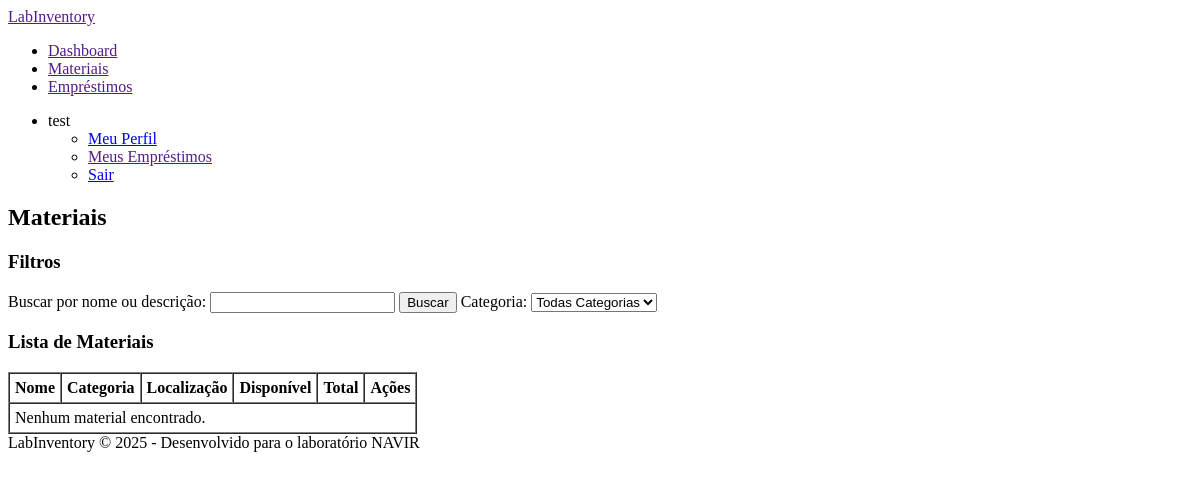
/materials/ (signed in), run on an earlier commit of the app's database.
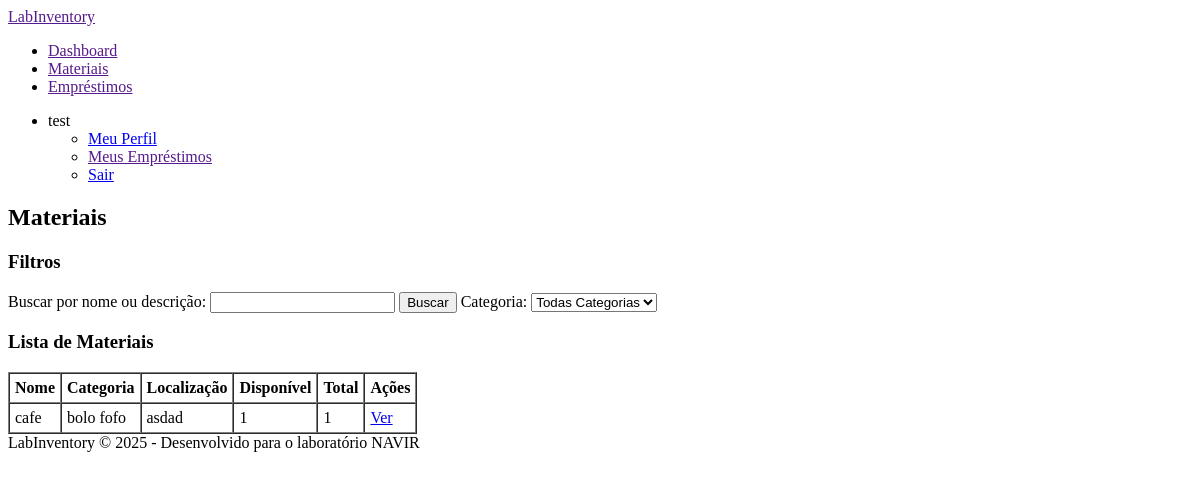
And on a later commit of the database.
### Inventory/models.py (models this page shows, shortened)
class Material(models.Model):
    name = models.CharField(max_length=200, verbose_name='Nome')
    description = models.TextField(blank=True, verbose_name='Descrição')
    total_quantity = models.PositiveIntegerField(verbose_name='Quantidade Total')
    available_quantity = models.PositiveIntegerField(verbose_name='Quantidade Disponível')
    location = models.CharField(max_length=100, verbose_name='Localização')
    category = models.ForeignKey(Category, on_delete=models.SET_NULL, null=True, verbose_name='Categoria')
    created_at = models.DateTimeField(auto_now_add=True, verbose_name='Data de Cadastro')
    updated_at = models.DateTimeField(auto_now=True, verbose_name='Última Atualização')
    class Meta:
        verbose_name = 'Material'
        verbose_name_plural = 'Materiais'

class Category(models.Model):
    name = models.CharField(max_length=100, verbose_name='Nome')
    description = models.TextField(blank=True, verbose_name='Descrição')
    class Meta:
        verbose_name = 'Categoria'
        verbose_name_plural = 'Categorias'

### Inventory/views.py (the view)
# urls.py: path('materials/', inventory_views.material_list, name='material_list'),
@login_required
def material_list(request):
    query = request.GET.get('q', '')
    category_id = request.GET.get('category', '')
    materials = Material.objects.all()
    if query:
        materials = materials.filter(
            Q(name__icontains=query) |
            Q(description__icontains=query)
        )
    if category_id:
        materials = materials.filter(category_id=category_id)
    categories = Category.objects.all()
    context = {
        'materials': materials,
        'categories': categories,
        'query': query,
        'selected_category': category_id,
    }
    return render(request, 'inventory/material_list.html', context)

### templates/inventory/material_list.html (shortened to what this page needs)
{% extends 'base.html' %}
{% block content %}
<h2>Materiais</h2>
<h3>Filtros</h3>
<form method="GET">
    <label for="search">Buscar por nome ou descrição:</label>
    <input type="text" id="search" name="q" value="{{ query }}">
    <button type="submit">Buscar</button>
    <label for="category">Categoria:</label>
    <select name="category" id="category" onchange="this.form.submit()">
        <option value="">Todas Categorias</option>
    </select>
</form>
<h3>Lista de Materiais</h3>
<table border="1" cellpadding="5" cellspacing="0">
    <thead>
        <tr>
            <th>Nome</th>
            <th>Categoria</th>
            <th>Localização</th>
            <th>Disponível</th>
            <th>Total</th>
            <th>Ações</th>
        </tr>
    </thead>
    <tbody>
        {% for material in materials %}
        <tr>
            <td>{{ material.name }}</td>
            <td>{{ material.category.name|default:"--" }}</td>
            <td>{{ material.location }}</td>
            <td>{{ material.available_quantity }}</td>
            <td>{{ material.total_quantity }}</td>
            <td>
                <a href="{% url 'material_detail' material.id %}">Ver</a>
            </td>
        </tr>
        {% empty %}
        <tr>
            <td colspan="6">Nenhum material encontrado.</td>
        </tr>
        {% endfor %}
    </tbody>
</table>
{% endblock %}

What changed in the data, as far as the page shows it:
added Material: name "cafe", category.name "bolo fofo", location "asdad", available_quantity "1", total_quantity "1"
Also different on the page:
text no longer shown: "Nenhum material encontrado."
